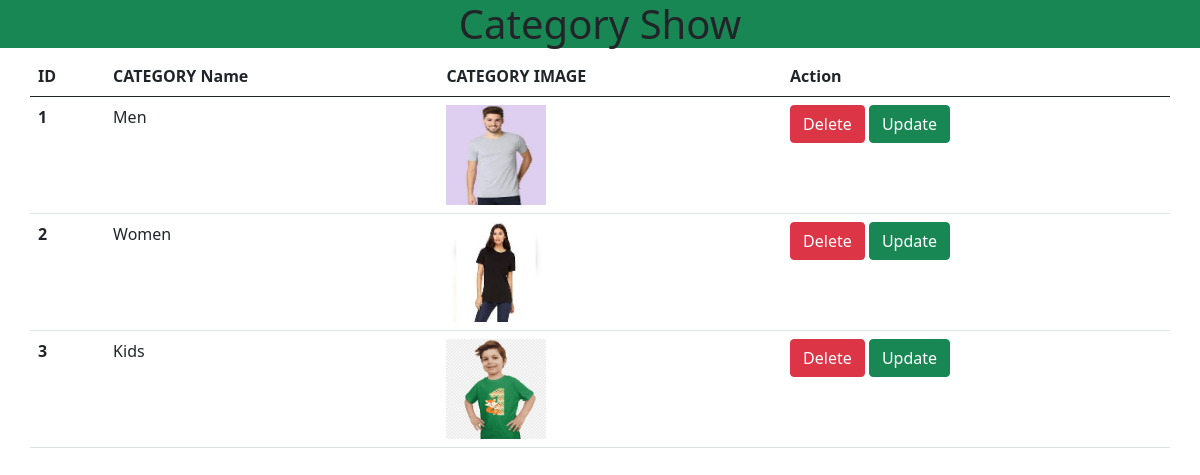
Screenshot of /adminpanel/viewcategory.php with the database file from the repository.
### tables this page shows
CREATE TABLE `category` (
  `c_id` int(11) NOT NULL,
  `c_name` varchar(255) DEFAULT NULL,
  `c_image` text DEFAULT NULL
);

### adminpanel/viewcategory.php (the view, shortened to what this page needs)
<?php
include_once "../code.php";
?>
<!doctype html>
<html lang="en">
  <head>
    <link href="https://cdn.jsdelivr.net/npm/bootstrap@5.0.2/dist/css/bootstrap.min.css" rel="stylesheet">
  </head>
  <body>
    <h1 class="bg-success text-center">Category Show</h1>
    <div class="container">
        <div class="row">
        <table class="table">
  <thead>
    <tr>
      <th scope="col">ID</th>
      <th scope="col">CATEGORY Name</th>
      <th scope="col">CATEGORY IMAGE</th>
      <th scope="col">Action</th>
    </tr>
  </thead>
  <tbody>
    <?php
    $query = mysqli_query($connection,"select * from category");
    foreach($query as $data){
        ?>
        <tr>
      <th scope="row"><?php echo $data['c_id']?></th>
      <td><?php echo $data['c_name']?></td>
      <td><img src="../images/<?php echo $data['c_image']?>" alt="Not Found" width="100px" height="100px"></td>
      <td>
      <button type="button" class="btn btn-danger" data-bs-toggle="modal" data-bs-target="#delete<?php echo $data['c_id']?>">
  Delete
</button>
<button type="button" class="btn btn-success" data-bs-toggle="modal" data-bs-target="#update<?php echo $data['c_id']?>">
  Update
</button>
</td>
    </tr>
        <?php
    }
    ?>
  </tbody>
</table>
        </div>
    </div>
  </body>
</html>

### rows the page displays
category: c_id "1", c_name "Men", c_image (picture)
category: c_id "2", c_name "Women", c_image (picture)
category: c_id "3", c_name "Kids", c_image (picture)
